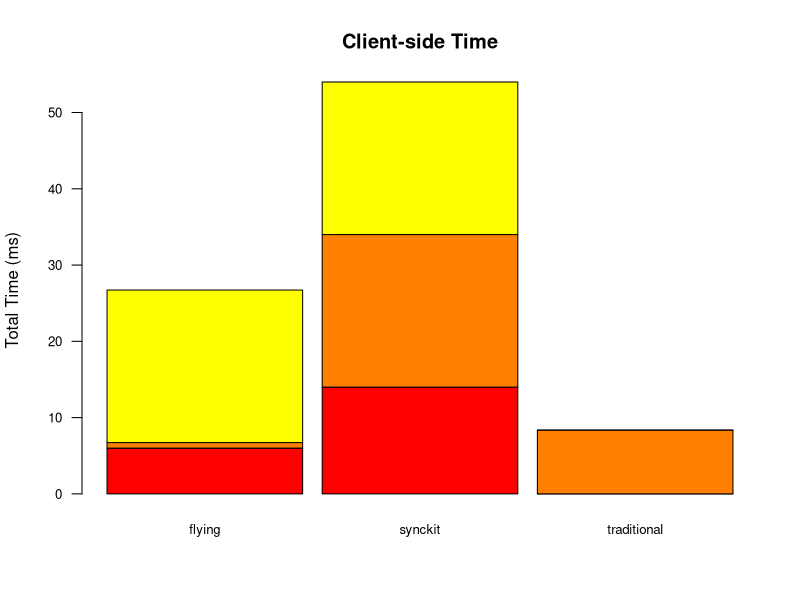
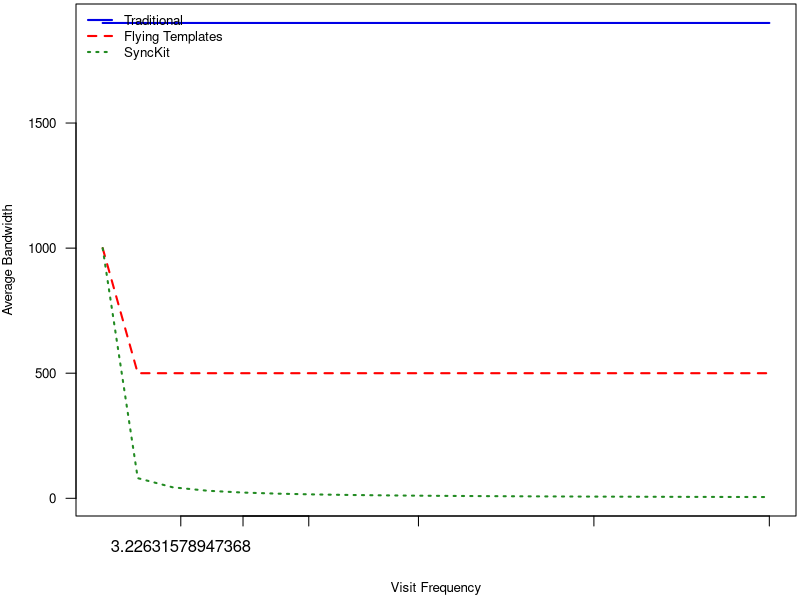

The R script that drew these images, in order:

# Read in the sample data set

data <- read.csv("sample.csv",
    header=T,
    dec='.',
    na.strings=c('XXXXXXX')
)


# ============================================================================
# PLOT 1
# Create a stacked bar of the time spent when the frequency was 1
# ----------------------------------------------------------------------------
# Parameters
#
testName <- "one"
pageName <- "blog"
# ============================================================================

# Filter the table for only rows where the frequency count was 1
# NOTE: In real data set, should also filter for other things, like 
# test and page
freqOne <- data[data$freq == 1,]      
freqOne <- data[data$test == testName,]      
freqOne <- data[data$page == pageName,]      

# Add new column equal to everything left over from TTR
freqOne["wire"] = freqOne$ttr - freqOne$dom - freqOne$db

# Average the data across each strategy
freqOneAgg <- aggregate(freqOne, 
                        by=list(freqOne$strategy), 
                        FUN=mean, 
                        na.rm=TRUE)

# Add a new column that is eqal to the TTR minus the others
# Note: Group.1 is the name of the aggregation bucket. 
# It would be nice if we could rename this in the 
# aggregate params back to "strategy"
freqOneFiltered <- freqOneAgg[c("Group.1", "wire", "dom", "db")]

# Plot them in a stacked bar
# data.matrix converts the data frame into a matrix
# We only extract colums 2-4 because col1 is the strategy name
# We use the transposed column 1 for the names in the argument below
barplot(data.matrix(freqOneFiltered[2:4]), 
        main="Client-side Time", 
        ylab="Total Time (ms)", 
        col=heat.colors(4),
        space=0.1, 
        cex.axis=0.8, 
        las=1,
        names.arg=t(freqOneFiltered[1:1]), cex=0.8)


# ============================================================================
# PLOT 2
# Theoretical Bytes Transferred
# ----------------------------------------------------------------------------
# Parameters
#
templateSize <- 400
dataItemSize <- 50
dataTemplateSize <- 100
itemsPerPage <- 10
scaleMin <- 0.1
scaleMax <- 10
# ============================================================================

# Set up all the useful components of the necessary calculation
singleTraditionalPage <- templateSize + 
                         (itemsPerPage * (dataTemplateSize+dataItemSize))
firstFlyingPage <- templateSize + 
                   dataTemplateSize + 
                   (itemsPerPage * dataItemSize)
nthFlyingPage <- itemsPerPage * dataItemSize
firstSyncKitPage <- firstFlyingPage

expectedNewItems <- function(rate) {
    return(1/rate)
}

nthSyncKitPage <- function(rate) {
    # We have access to the outside scope here
    # dataItemSize binds correctly to the value above
    return(expectedNewItems(rate) * dataItemSize)
}

# Now we'll generate the series
points <- seq(from=scaleMin,to=scaleMax,length=20)
traditional <- rep(singleTraditionalPage, length(points))
flying <- rep(nthFlyingPage, length(points))
flying[1] <- firstFlyingPage
syncKit <- nthSyncKitPage(points)
syncKit[1] <- firstSyncKitPage

bandwidthTable = data.frame(
    traditional=traditional,
    flying=flying,
    syncKit=syncKit
)

#
plot_colors <- c(rgb(r=0.0,g=0.0,b=0.9), "red", "forestgreen")

# Start PDF device driver to save output to figure.pdf
# pdf(file="theoretical_bandwidth.pdf", height=3.5, width=5)

# Trim off excess margin space (bottom, left, top, right)par(mar=c(4.2, 3.8, 0.2, 0.2))
par(mar=c(4.2, 3.8, 0.2, 0.2))

# Graph autos using a y axis that uses the full range of value
# in autos_data. Label axes with smaller font and use larger 
# line widths.
plot(bandwidthTable$traditional, 
    type="l", 
    col=plot_colors[1], 
    ylim=range(bandwidthTable), 
    axes=F, 
    ann=T, 
    xlab="Visit Frequency",
    ylab="Average Bandwidth", 
    cex.lab=0.8, 
    lwd=2
)

# Make x axis tick marks without labels
axis(1, lab=F)


# Plot y axis with smaller horizontal labels 
axis(1, at=points[seq(7, length(points), 7)], lab=points[seq(7, length(points), 7)])
axis(2, las=1, cex.axis=0.8)


# Create box around plot
box()

# Graph trucks with thicker red dashed line
lines(bandwidthTable$flying, type="l", lty=2, lwd=2, col=plot_colors[2])

# Graph suvs with thicker green dotted line
lines(bandwidthTable$syncKit, type="l", lty=3, lwd=2, col=plot_colors[3])

# Create a legend in the top-left corner that is slightly  
# smaller and has no border
legend("topleft", c("Traditional", "Flying Templates", "SyncKit"), cex=0.8, col=plot_colors, 
   lty=1:3, lwd=2, bty="n");
  
# Turn off device driver (to flush output to PDF)
dev.off()

# Restore default margins
par(mar=c(5, 4, 4, 2) + 0.1)

